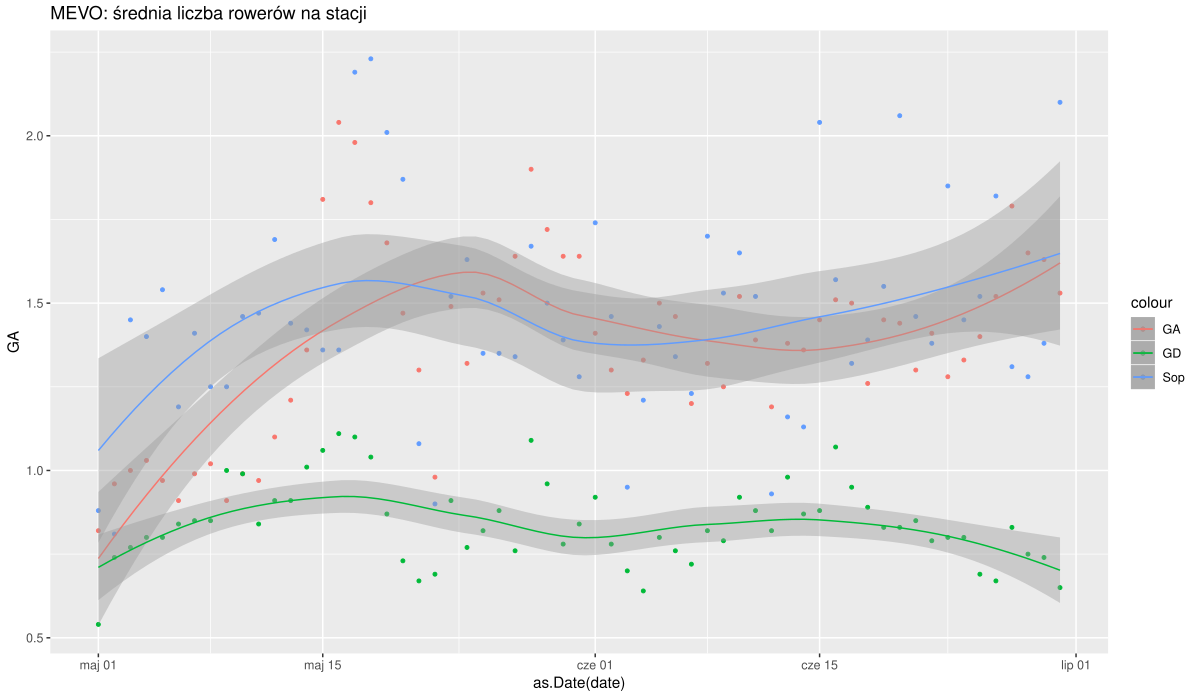

Here is the R script that generated this plot:
## http://www.statmethods.net/stats/regression.html
## http://www.cookbook-r.com/Statistical_analysis/Regression_and_correlation/
## google:: trust wvs  Heston et al.
## http://tdhock.github.io/animint/geoms.html
require(ggplot2)

d <- read.csv("mevo_daily_stat_occ.csv", sep = ';',  header=T, na.string="NA");

str(d)

p <- ggplot(d, aes(x = as.Date(date))) +
  ggtitle("MEVO: średnia liczba rowerów na stacji") +
  geom_point(aes(y = GA, colour = 'GA'), size=1) +
  geom_point(aes(y = GD, colour = 'GD'), size=1) +
  geom_point(aes(y = Sop, colour = 'Sop'), size=1) +
#####
  geom_smooth(aes(x = as.Date(date), y=GA, colour='GA'), method="loess", size=.5) +
  geom_smooth(aes(x = as.Date(date), y=GD, colour='GD'), method="loess", size=.5) +
  geom_smooth(aes(x = as.Date(date), y=Sop, colour='Sop'), method="loess", size=.5)

p

ggsave(file="mevo_daily_stat_occ.pdf", width=12)
